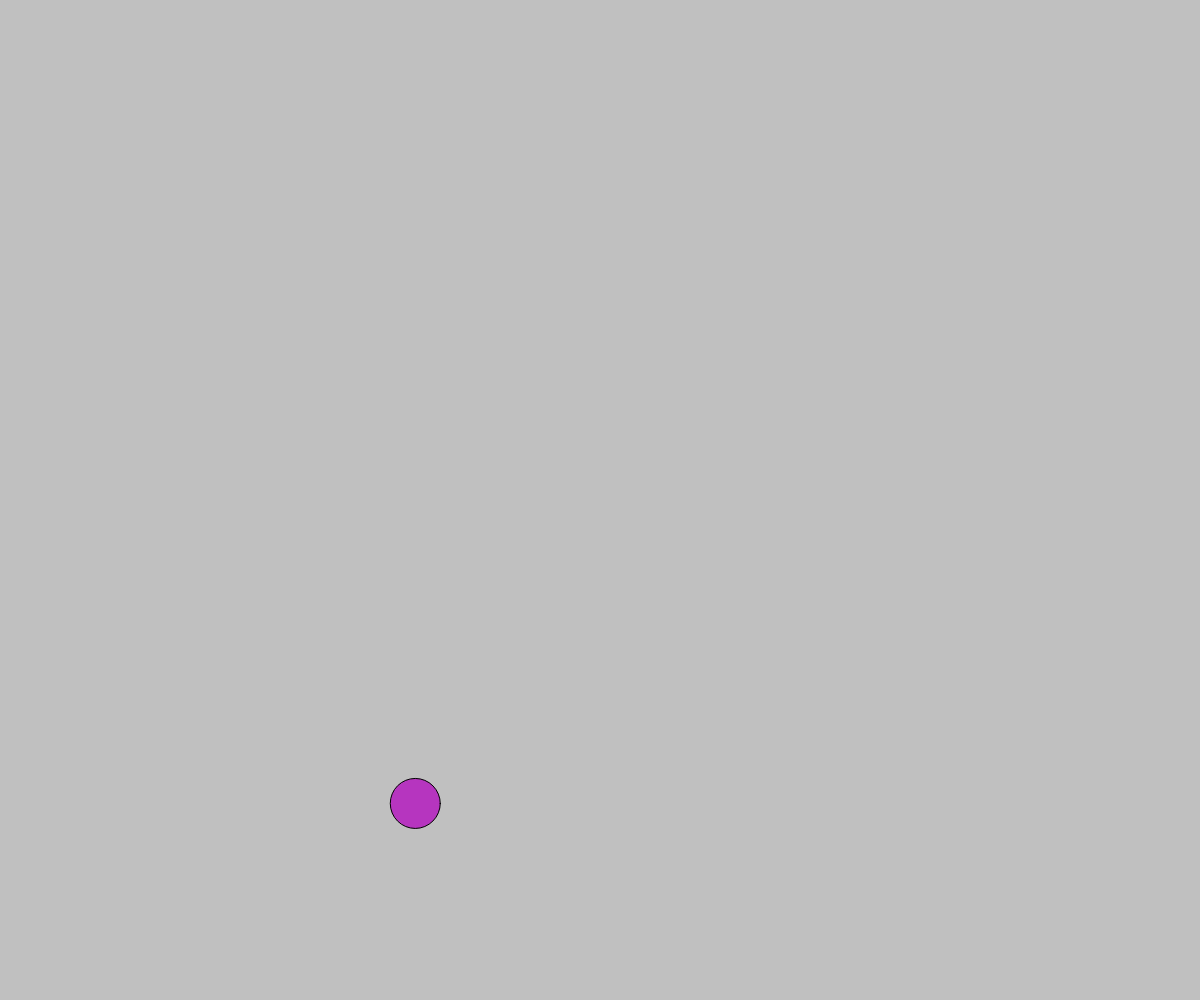
Frame 1 (no input)
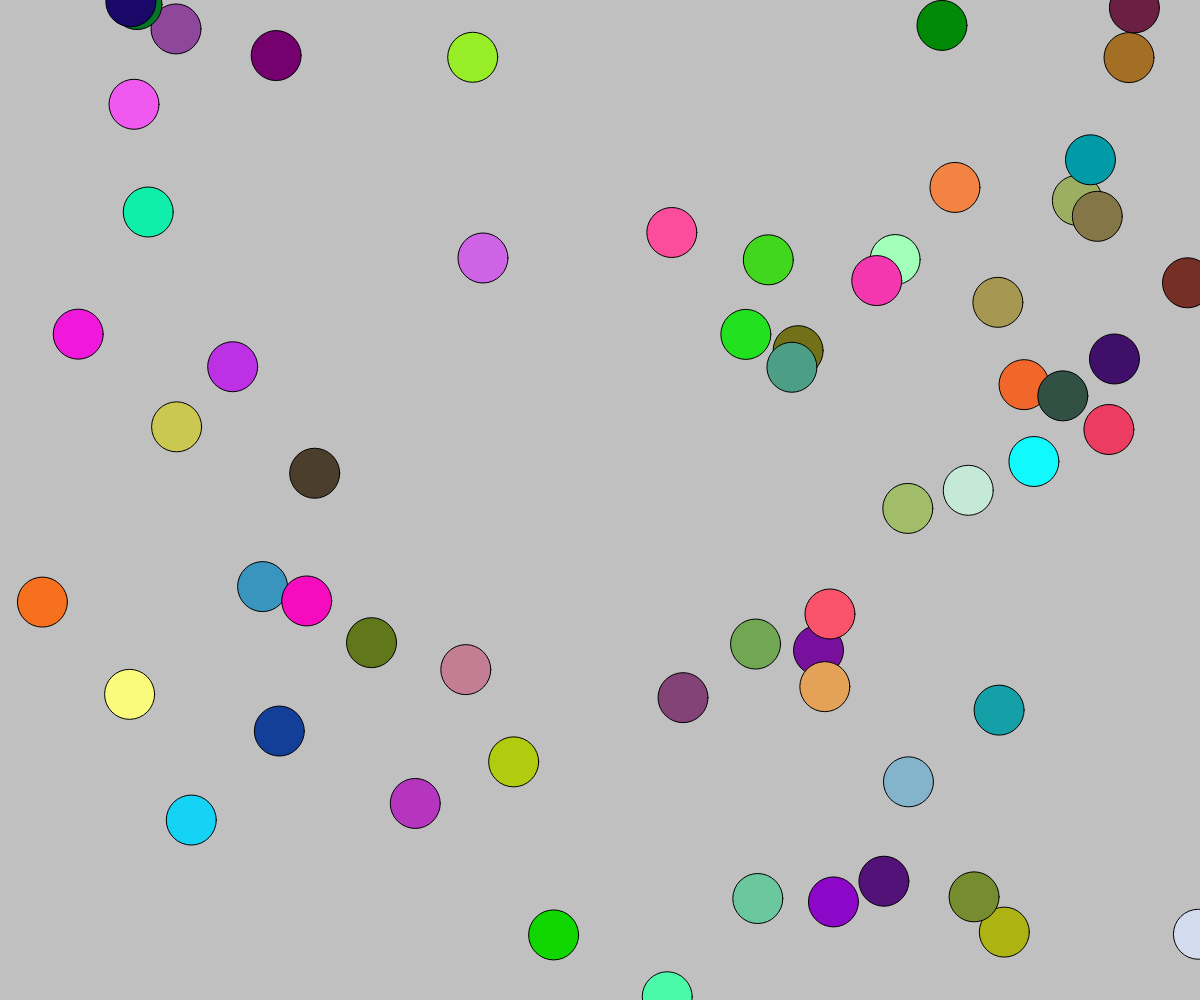
Frame 60 (no input)
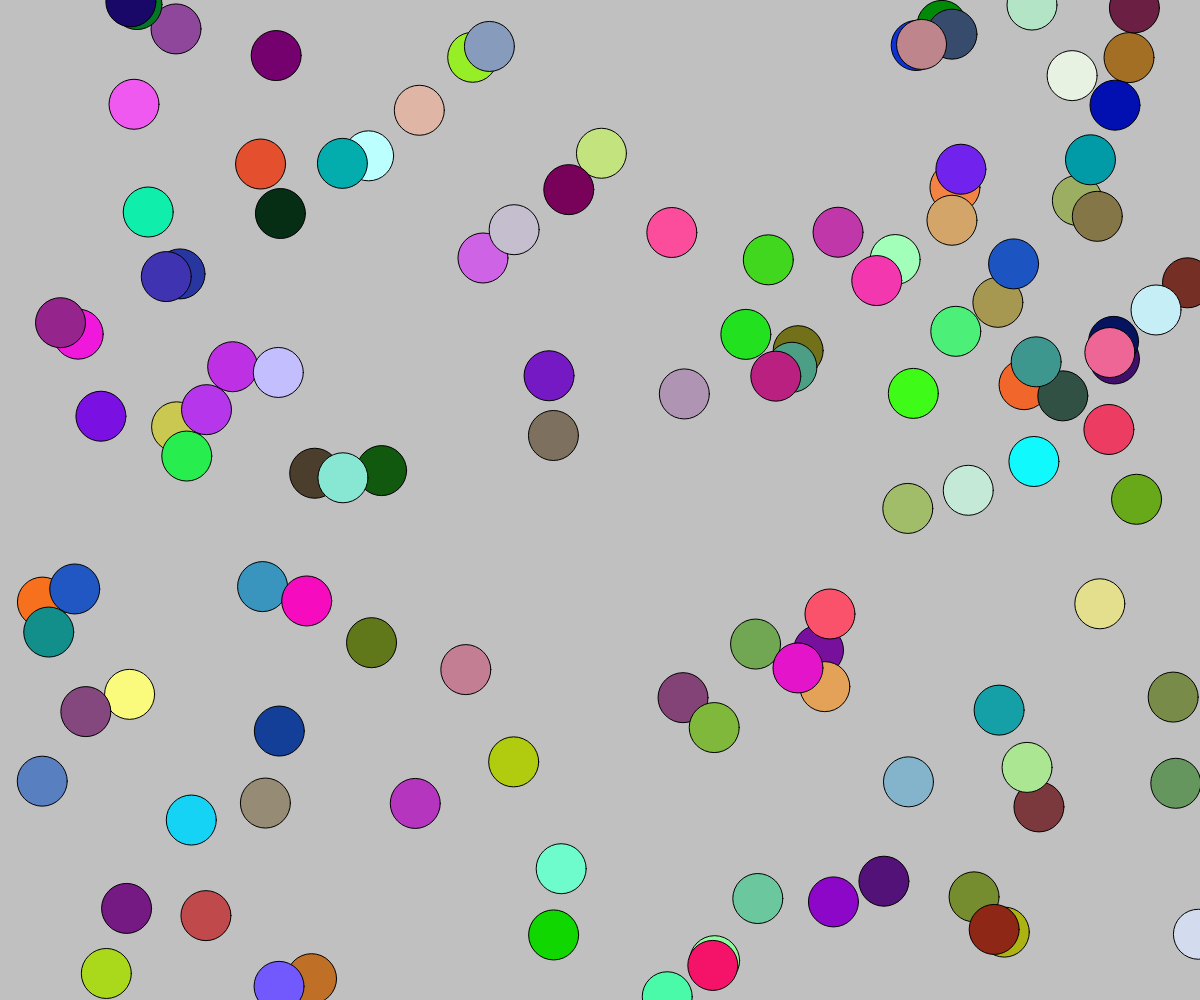
Frame 120 (the mouse pressed at the canvas centre since frame 60)

The p5.js sketch that drew these frames (run headless with seeded random() and noise() and a simulated clock; from frame 60 on, the mouse is pressed at the canvas centre):

// p5.js sketch
// ── sketch.js
// mouse and keyboard interaction
// Noah Flynn
// Feb 14, 2018
let reset;

function setup() {
  createCanvas(windowWidth, windowHeight);
  background(192, 192, 192);
  reset = true;
}

function draw() {
  fill(random(255), random(255), random(255));
  ellipse(random(windowWidth), random(windowHeight), 50, 50);
}

function keyTyped() {
  if (key === " ") {
    reset = !reset;
    return false;
  }
}


function mouseClicked() {
  if (reset === true) {
    background(192, 192, 192);
  }
}
